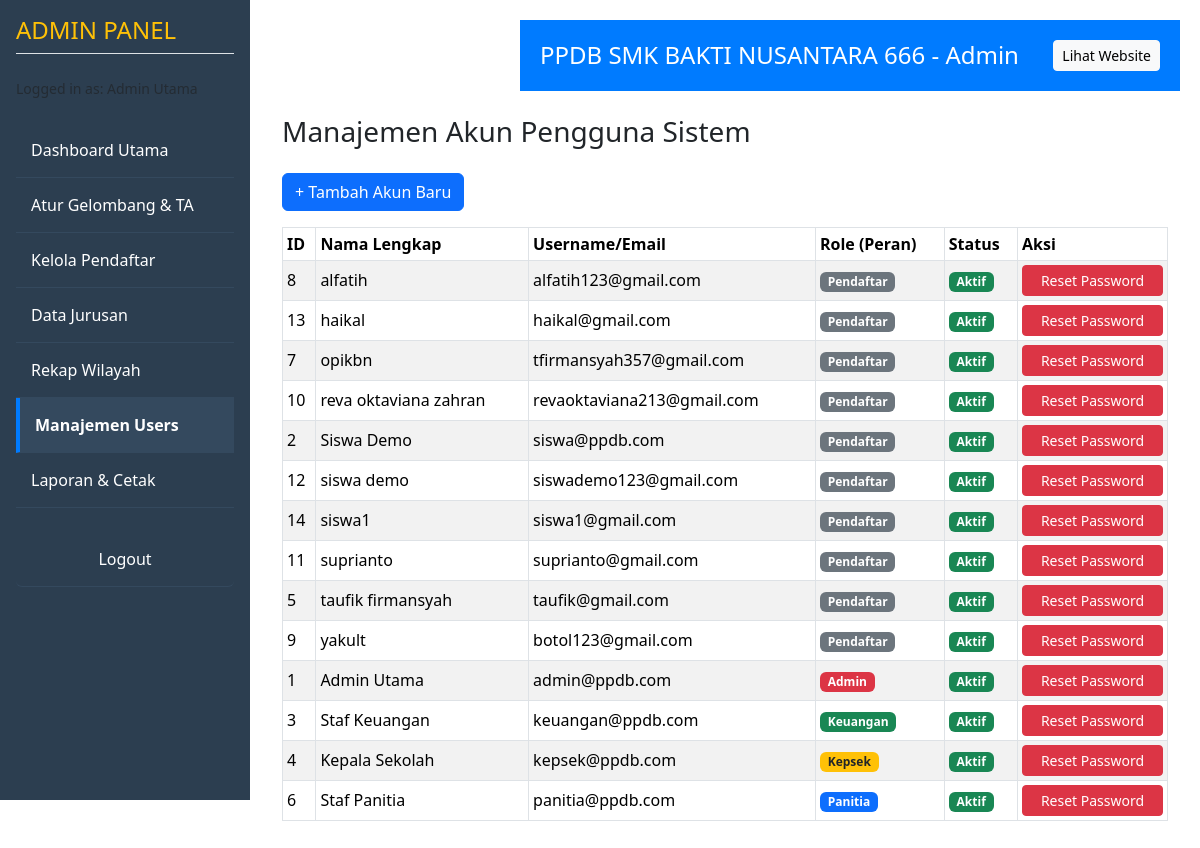
Page /admin/users.php (signed in) on the committed database.
### tables this page shows
CREATE TABLE `pengguna` (
  `id` int(11) NOT NULL,
  `nama` varchar(100) DEFAULT NULL,
  `email` varchar(120) DEFAULT NULL,
  `hp` varchar(20) DEFAULT NULL,
  `password_hash` varchar(255) DEFAULT NULL,
  `role` enum('pendaftar','admin','keuangan','kepsek','panitia') NOT NULL,
  `aktif` tinyint(4) NOT NULL DEFAULT 1
);

### admin/users.php (the view, shortened to what this page needs)
<?php
include('../includes/admin_header.php');
$user_list = [];
$sql = "SELECT id, nama, email, role, aktif FROM pengguna ORDER BY role, nama";
$result = $conn->query($sql);
if ($result->num_rows > 0) {
    while($row = $result->fetch_assoc()) {
        $user_list[] = $row;
    }
}
?>
<h3 class="mb-4">Manajemen Akun Pengguna Sistem</h3>
<a href="user_tambah.php" class="btn btn-primary mb-3">+ Tambah Akun Baru</a>
<div class="table-responsive">
    <table class="table table-striped table-bordered table-sm align-middle">
        <thead class="bg-dark text-white">
            <tr>
                <th>ID</th>
                <th>Nama Lengkap</th>
                <th>Username/Email</th>
                <th>Role (Peran)</th>
                <th>Status</th>
                <th style="width: 150px;">Aksi</th>
            </tr>
        </thead>
        <tbody>
            <?php if (empty($user_list)): ?>
                <tr><td colspan="6" class="text-center">Data pengguna kosong.</td></tr>
            <?php else: ?>
                <?php foreach ($user_list as $user) : ?>
                    <tr>
                        <td><?php echo $user['id']; ?></td>
                        <td><?php echo htmlspecialchars($user['nama']); ?></td>
                        <td><?php echo htmlspecialchars($user['email']); ?></td>
                        <td>
                            <?php
                            $role_badge = 'bg-secondary';
                            if($user['role'] == 'admin') $role_badge = 'bg-danger';
                            elseif($user['role'] == 'keuangan') $role_badge = 'bg-success';
                            elseif($user['role'] == 'panitia') $role_badge = 'bg-primary';
                            elseif($user['role'] == 'kepsek') $role_badge = 'bg-warning text-dark';
                            ?>
                            <span class="badge <?php echo $role_badge; ?>"><?php echo htmlspecialchars(ucfirst($user['role'])); ?></span>
                        </td>
                        <td>
                            <?php
                            $badge = ($user['aktif'] == 1) ? 'bg-success' : 'bg-secondary';
                            $status = ($user['aktif'] == 1) ? 'Aktif' : 'Nonaktif';
                            ?>
                            <span class="badge <?php echo $badge; ?>"><?php echo $status; ?></span>
                        </td>
                        <td>
                            <a href="reset_password_admin.php?id=<?php echo $user['id']; ?>" class="btn btn-sm btn-danger w-100">
                                Reset Password
                            </a>
                        </td>
                    </tr>
                <?php endforeach; ?>
            <?php endif; ?>
        </tbody>
    </table>
</div>
<?php
include('../includes/admin_footer.php');
?>

### rows in the picture
pengguna: id "8", nama "alfatih", email "alfatih123@gmail.com", role "Pendaftar", aktif "Aktif"
pengguna: id "13", nama "haikal", email "haikal@gmail.com", role "Pendaftar", aktif "Aktif"
pengguna: id "7", nama "opikbn", email "tfirmansyah357@gmail.com", role "Pendaftar", aktif "Aktif"
pengguna: id "10", nama "reva oktaviana zahran", email "revaoktaviana213@gmail.com", role "Pendaftar", aktif "Aktif"
pengguna: id "2", nama "Siswa Demo", email "siswa@ppdb.com", role "Pendaftar", aktif "Aktif"
pengguna: id "12", nama "siswa demo", email "siswademo123@gmail.com", role "Pendaftar", aktif "Aktif"
pengguna: id "14", nama "siswa1", email "siswa1@gmail.com", role "Pendaftar", aktif "Aktif"
pengguna: id "11", nama "suprianto", email "suprianto@gmail.com", role "Pendaftar", aktif "Aktif"
pengguna: id "5", nama "taufik firmansyah", email "taufik@gmail.com", role "Pendaftar", aktif "Aktif"
pengguna: id "9", nama "yakult", email "botol123@gmail.com", role "Pendaftar", aktif "Aktif"
pengguna: id "1", nama "Admin Utama", email "admin@ppdb.com", role "Admin", aktif "Aktif"
pengguna: id "3", nama "Staf Keuangan", email "keuangan@ppdb.com", role "Keuangan", aktif "Aktif"
pengguna: id "4", nama "Kepala Sekolah", email "kepsek@ppdb.com", role "Kepsek", aktif "Aktif"
pengguna: id "6", nama "Staf Panitia", email "panitia@ppdb.com", role "Panitia", aktif "Aktif"
